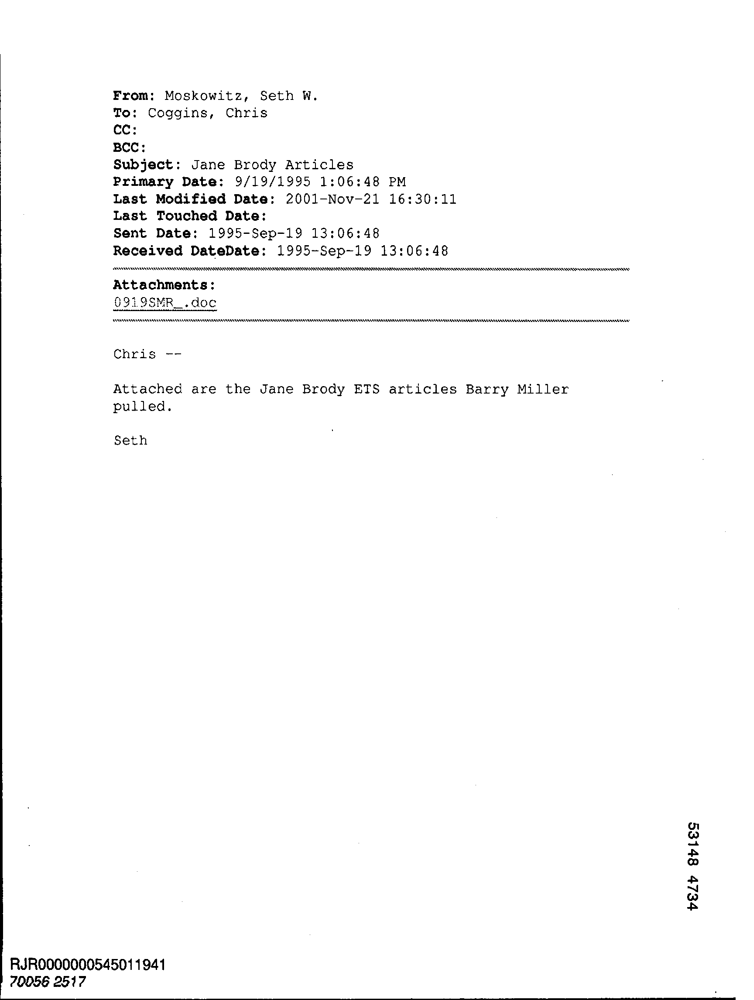
#> input picture archive/email/doc_000042.png, 754 x 1000 px, found by its file name; its folder holds only this picture in this run
$ jupyter execute --allow-errors 'DecisionTree(CART)_KFold_LBPH.ipynb'
#> lines starting #> are read from the running program, lines starting #| are printed output that depends on the picture
[cell 1]
import os
import numpy as np
from sklearn.model_selection import KFold
from sklearn.tree import DecisionTreeClassifier, plot_tree
from sklearn.metrics import accuracy_score, confusion_matrix, classification_report, precision_recall_fscore_support
import matplotlib.pyplot as plt
import seaborn as sns
from skimage import io, feature
from skimage.transform import resize
import time

[cell 2]
path = "/Users/rizqi/Documents/Jupyter Notebook/Class Classification/archive"

[cell 3]
def load_images(folder_path, method='lbph', target_size=(700, 1000), R=2, P=16):
#> called with method = 'lbph', target_size = (700, 1000), R = 2, P = 16
    images = []
    labels = []
    filenames = []

    for label, class_name in enumerate(['email', 'resume', 'scientific_publication']):
        class_path = os.path.join(folder_path, class_name)
        for filename in os.listdir(class_path):
            if filename.endswith(".png"):
                img_path = os.path.join(class_path, filename)
                image = io.imread(img_path)
#> image is the input picture: shape (1000, 754); min 0, max 255, mean 250.3

                feature_image = feature.local_binary_pattern(image, P=P, R=R, method='uniform')
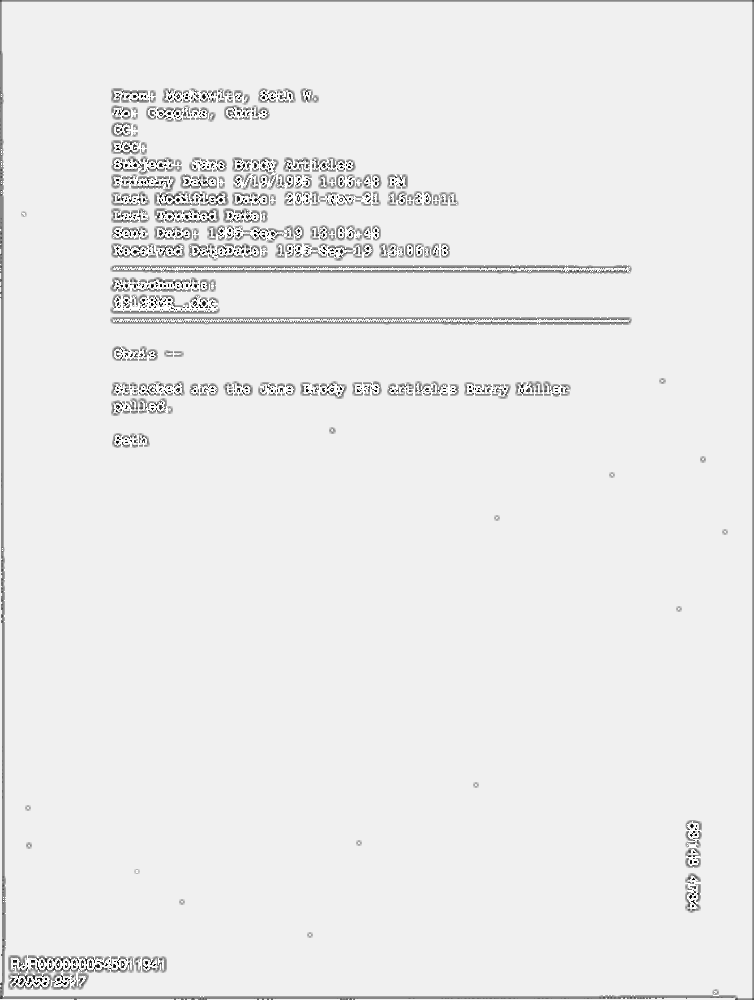
#> feature_image: shape (1000, 754) float64; min 0, max 17, mean 15.66; drawn with min black and max white
                feature_image = np.histogram(feature_image.ravel(), bins=np.arange(0, 10), range=(0, 10))[0]
#> feature_image = [638, 599, 782, 596, 431, 1110, 732, 1806, 14007]

                feature_image = feature_image / feature_image.max()
#> feature_image = [0.0455, 0.0428, 0.0558, 0.0426, 0.0308, 0.0792, 0.0523, 0.129, 1]

                resized_image = resize(feature_image, target_size, anti_aliasing=True)
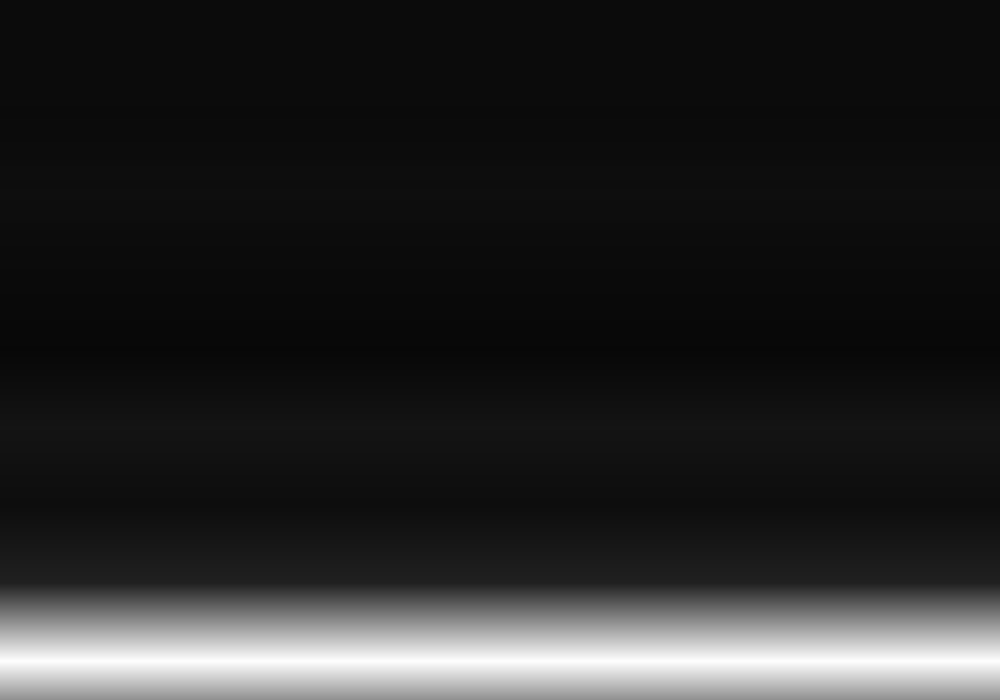
#> resized_image: shape (700, 1000) float64; min 0.0308, max 0.996, mean 0.152

                images.append(resized_image.flatten())
                labels.append(label)
                filenames.append(filename)
#> pass 2 of the loop in load_images, `for label, class_name in enumerate(['email', 'resume', 'scientific_pub..`:
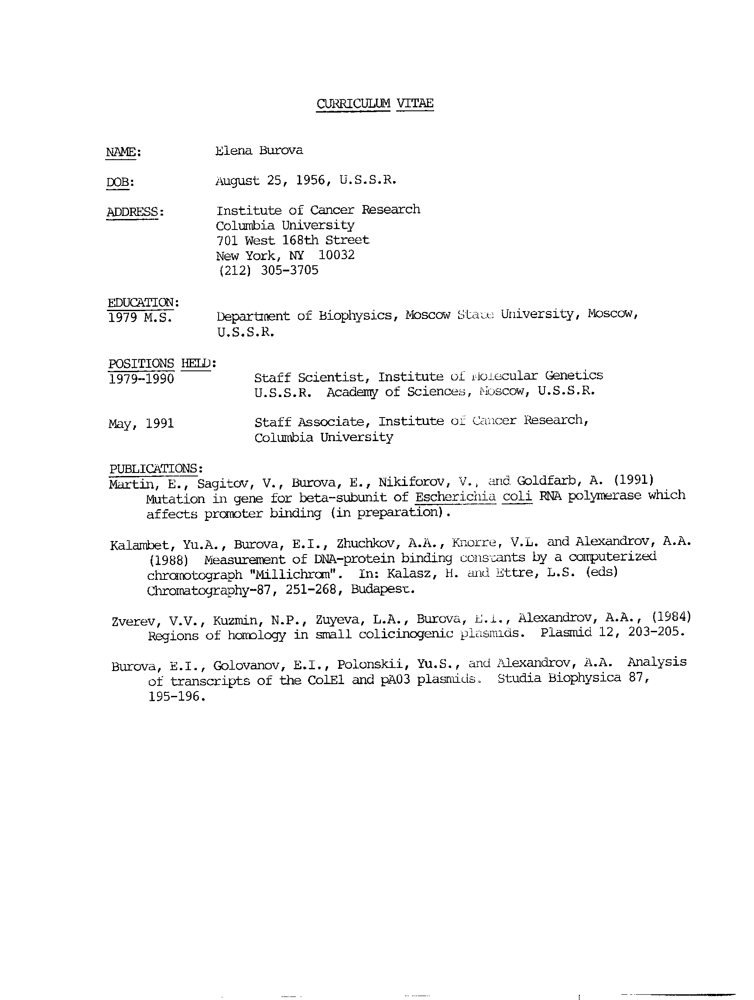
#> input picture archive/resume/doc_000051.png, 754 x 1000 px, found by its file name
#> in load_images, image is the input picture: shape (1000, 754); min 0, max 255, mean 247.7
#> in load_images, `feature_image = feature.local_binary_pattern(image, P=P, R=R, method='..`:
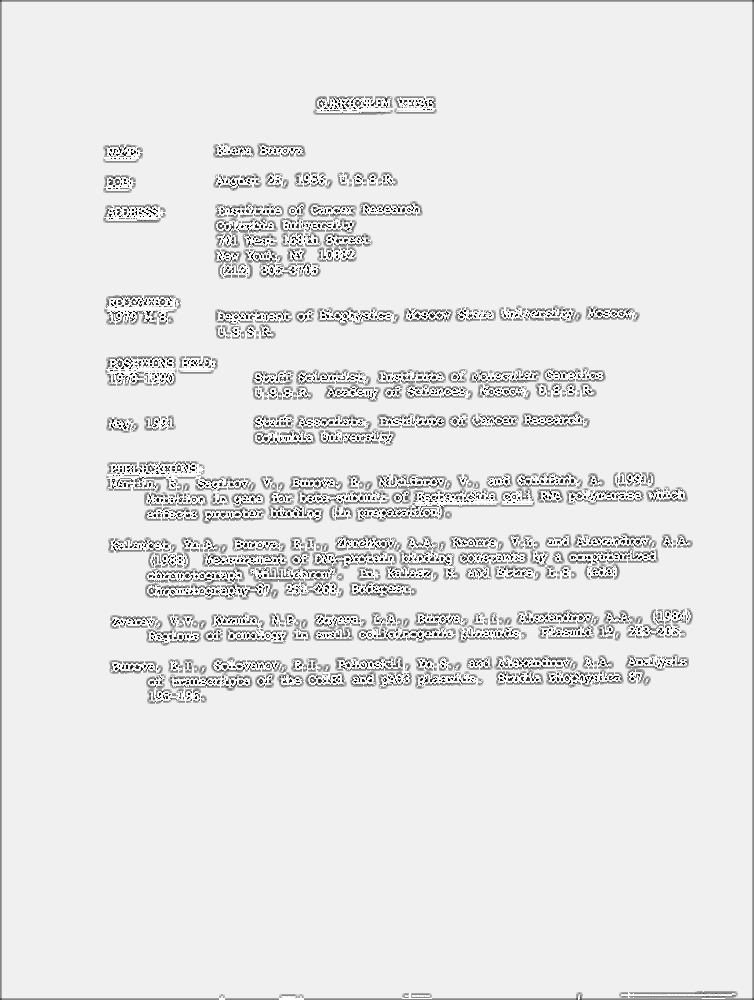
#> feature_image: shape (1000, 754) float64; min 0, max 17, mean 15.38; drawn with min black and max white
#> in load_images, `feature_image = np.histogram(feature_image.ravel(), bins=np.arange(0, ..`: feature_image = [1762, 2239, 2247, 2009, 1017, 3094, 1604, 3049, 17472]
#> in load_images, `feature_image = feature_image / feature_image.max()`: feature_image = [0.101, 0.128, 0.129, 0.115, 0.0582, 0.177, 0.0918, 0.175, 1]
#> in load_images, `resized_image = resize(feature_image, target_size, anti_aliasing=True)`:
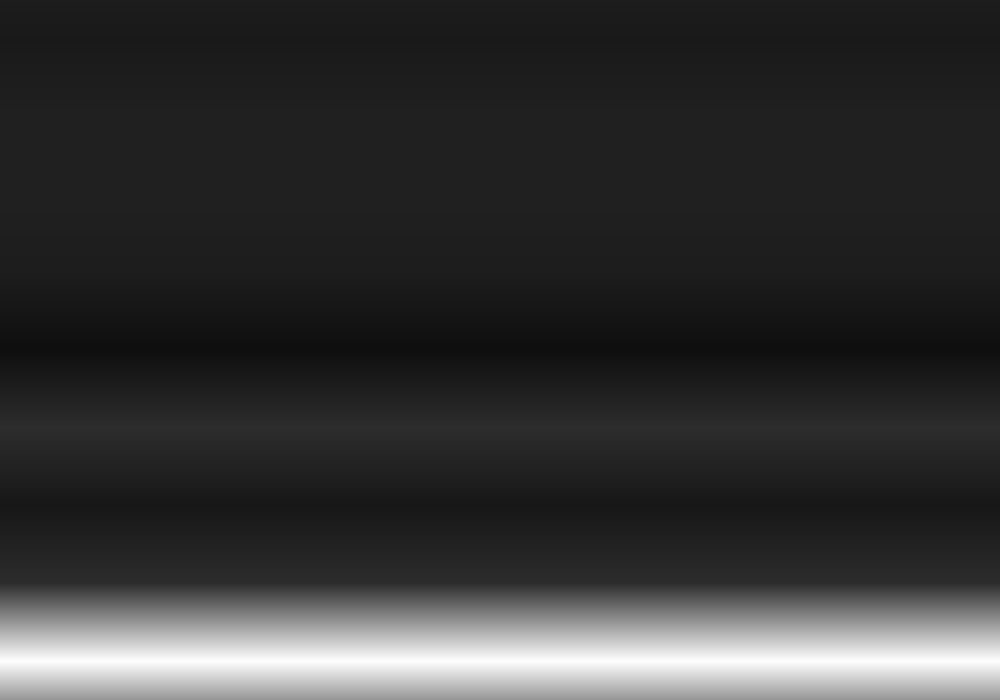
#> resized_image: shape (700, 1000) float64; min 0.0586, max 0.996, mean 0.208

    return images, labels, filenames
